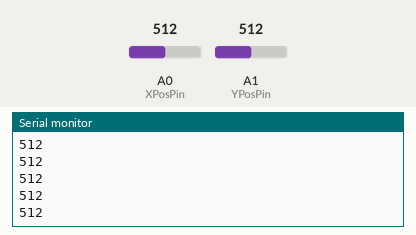
This sketch was run on a simulated Arduino Uno, built with avr-gcc and run on an emulated ATmega328P. Parts: the last lines printed to the serial monitor. The inputs (shaded band) are chosen by the test bench; at power-on: A0 (XPosPin) = 512, A1 (YPosPin) = 512.

Above: at 1.2 s.
1.3 s: A0 (XPosPin) set to 716
At 2.0 s:
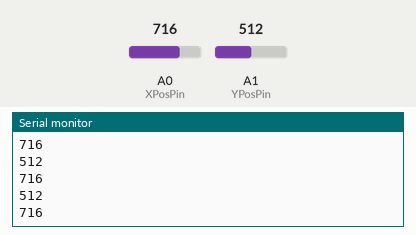
2.8 s: A1 (YPosPin) set to 716
At 3.3 s:
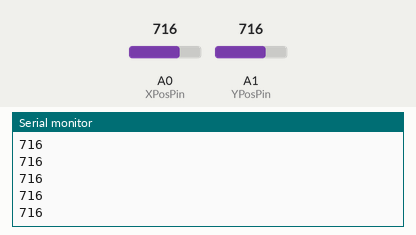
4.3 s: A0 (XPosPin) set to 900
At 5.1 s:
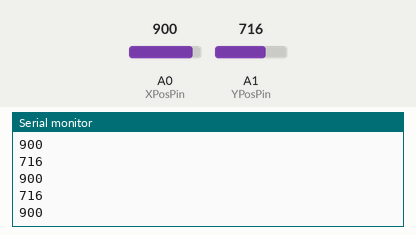
5.8 s: A1 (YPosPin) set to 511
At 6.7 s:
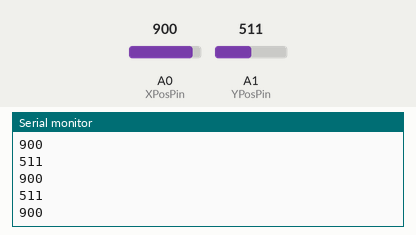
Timing chart, 0 to 8.3 s (numbered marks = the images above; inputs shaded):
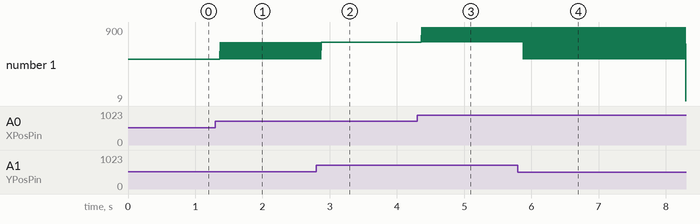

Measured:
- after the input at 1.3 s, the serial monitor: prints a new line after 0.07 s (image 1)
- after the input at 4.3 s, the serial monitor: prints a new line after 0.07 s (image 3)
- after the input at 5.8 s, the serial monitor: prints a new line after 0.08 s (image 4)
- plotted number 1: 512 → 716 after the input at 1.3 s

The sketch:

JoyStickTest.ino
```cpp
/*
 * Read / Test Joy Stick & Mapping
 */

#define XPosPin 0
#define YPosPin 1
int x,y;

void setup() {
  Serial.begin(9600);

}

void loop() {
  x = analogRead(XPosPin);
  y = analogRead(YPosPin);
  Serial.print(x);
  Serial.println();
  Serial.print(y);
  Serial.println();

}
```
